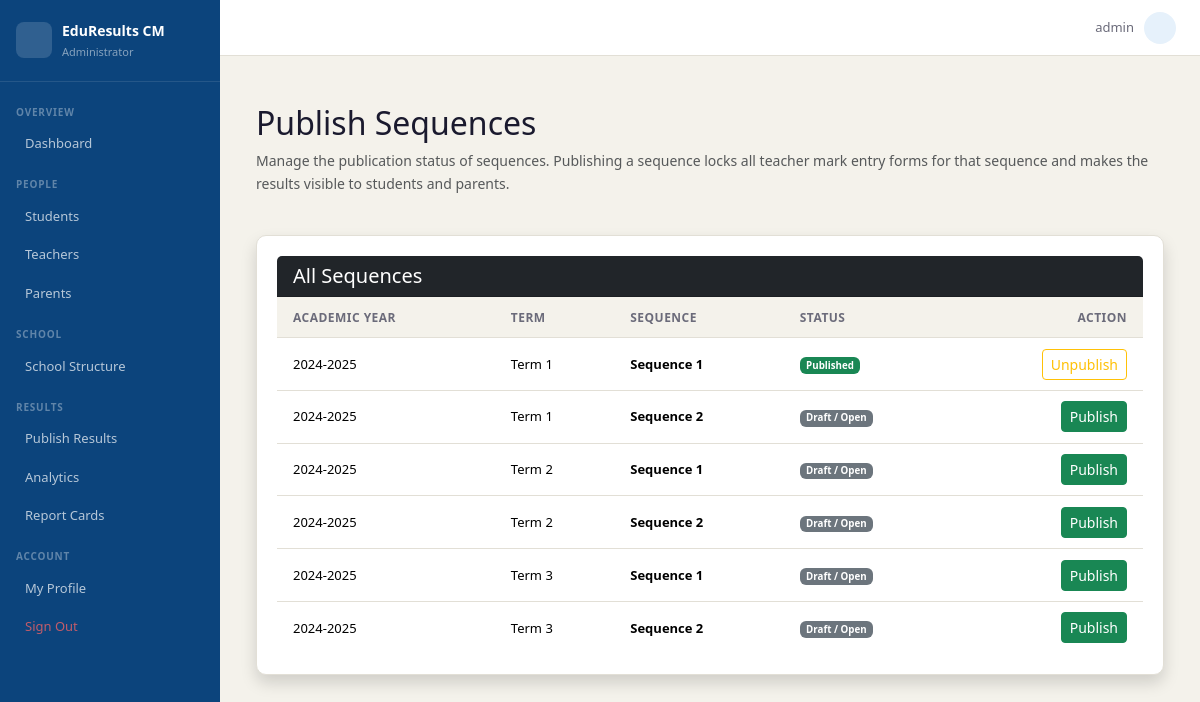
Screenshot of /school/admin/publish/ (signed in) with the database file from the repository.
### accounts/models.py (models this page shows, shortened)
class User(AbstractUser):
    ROLE_CHOICES = [
        ('admin',   'Administrator'),
        ('teacher', 'Teacher'),
        ('student', 'Student'),
        ('parent',  'Parent'),
    ]
    role = models.CharField(max_length=10, choices=ROLE_CHOICES, default='student')
    def is_admin(self):   return self.role == 'admin'

### school/models.py (models this page shows, shortened)
class Sequence(models.Model):
    SEQ_CHOICES = [('1', 'Sequence 1'), ('2', 'Sequence 2')]
    term         = models.ForeignKey(Term, on_delete=models.CASCADE,
                                     related_name='sequences')
    name         = models.CharField(max_length=1, choices=SEQ_CHOICES)
    is_published = models.BooleanField(default=False)
    class Meta:
        ordering = ['term', 'name']
        unique_together = ['term', 'name']

class Term(models.Model):
    TERM_CHOICES = [('1', 'Term 1'), ('2', 'Term 2'), ('3', 'Term 3')]
    academic_year = models.ForeignKey(AcademicYear, on_delete=models.CASCADE,
                                      related_name='terms')
    name          = models.CharField(max_length=1, choices=TERM_CHOICES)
    class Meta:
        ordering = ['academic_year', 'name']
        unique_together = ['academic_year', 'name']

class AcademicYear(models.Model):
    label      = models.CharField(max_length=20)        # e.g. "2024-2025"
    start_date = models.DateField()
    end_date   = models.DateField()
    is_active  = models.BooleanField(default=False)
    class Meta:
        ordering = ['-start_date']

### school/views.py (the view, shortened to what this page needs)
# urls.py: path('admin/publish/', views.admin_publish_sequence, name='publish_sequence'),
@login_required
@role_required('admin')
def admin_publish_sequence(request):
    sequences = Sequence.objects.all().select_related('term__academic_year').order_by(
        '-term__academic_year__start_date', 'term', 'name'
    )
    return render(request, 'school/publish_sequence.html', {
        'sequences': sequences
    })

### templates/school/publish_sequence.html (shortened to what this page needs)
{% extends 'base.html' %}
{% block content %}
<div class="container mt-4">
    <div class="row mb-4">
        <div class="col">
            <h2>Publish Sequences</h2>
            <p class="text-muted">Manage the publication status of sequences. Publishing a sequence locks all teacher mark entry forms for that sequence and makes the results visible to students and parents.</p>
        </div>
    </div>
    <div class="card shadow">
        <div class="card-header bg-dark text-white">
            <h5 class="mb-0">All Sequences</h5>
        </div>
        <div class="card-body p-0">
            <div class="table-responsive">
                <table class="table table-hover mb-0 align-middle">
                    <thead class="table-light">
                        <tr>
                            <th>Academic Year</th>
                            <th>Term</th>
                            <th>Sequence</th>
                            <th>Status</th>
                            <th class="text-end">Action</th>
                        </tr>
                    </thead>
                    <tbody>
                        {% for sequence in sequences %}
                            <tr>
                                <td>{{ sequence.term.academic_year.label }}</td>
                                <td>Term {{ sequence.term.name }}</td>
                                <td class="fw-bold">Sequence {{ sequence.name }}</td>
                                <td>
                                    {% if sequence.is_published %}
                                        <span class="badge bg-success"> Published</span>
                                    {% else %}
                                        <span class="badge bg-secondary"> Draft / Open</span>
                                    {% endif %}
                                </td>
                                <td class="text-end">
                                    <form method="post" class="d-inline">
                                        {% if sequence.is_published %}
                                            <button type="submit" name="action" value="unpublish" class="btn btn-sm btn-outline-warning" onclick="return confirm('Are you sure you want to unpublish this sequence? Marks will become editable again.');">
                                                 Unpublish
                                            </button>
                                        {% else %}
                                            <button type="submit" name="action" value="publish" class="btn btn-sm btn-success" onclick="return confirm('Are you sure you want to publish this sequence? Marks will be locked and an email notification will be sent to parents.');">
                                                 Publish
                                            </button>
                                        {% endif %}
                                    </form>
                                </td>
                            </tr>
                        {% empty %}
                            <tr>
                                <td colspan="5" class="text-center py-4">No sequences have been created yet.</td>
                            </tr>
                        {% endfor %}
                    </tbody>
                </table>
            </div>
        </div>
    </div>
</div>
{% endblock %}

### templates/base.html (shortened to what this page needs)
{% load static %}
<!DOCTYPE html>
<html lang="en">
<head>
  <link href="https://cdn.jsdelivr.net/npm/bootstrap@5.3.3/dist/css/bootstrap.min.css" rel="stylesheet">
  <link href="https://cdn.jsdelivr.net/npm/@tabler/icons-webfont@3.19.0/tabler-icons.min.css" rel="stylesheet">
  <link href="{% static 'css/main.css' %}" rel="stylesheet">
</head>
<body>
{% if user.is_authenticated %}
<div class="app-layout">
  <aside class="sidebar" id="sidebar">
    <div class="sidebar-logo">
      <div class="sidebar-logo-icon"></div>
      <div>
        <div class="sidebar-app-name">EduResults CM</div>
        <div class="sidebar-role">
          {% if user.is_admin %}Administrator
          {% elif user.is_teacher %}Teacher Portal
          {% elif user.is_student %}Student Portal
          {% elif user.is_parent %}Parent Portal
          {% endif %}
        </div>
      </div>
    </div>
    <nav class="sidebar-nav">
      {% if user.is_admin %}
      <div class="nav-section">Overview</div>
      <a href="{% url 'accounts:dashboard' %}" class="nav-item {% block nav_dashboard %}{% endblock %}">
         Dashboard
      </a>
      <div class="nav-section">People</div>
      <a href="{% url 'accounts:manage_students' %}" class="nav-item {% block nav_students %}{% endblock %}">
         Students
      </a>
      <a href="{% url 'accounts:manage_teachers' %}" class="nav-item {% block nav_teachers %}{% endblock %}">
         Teachers
      </a>
      <a href="{% url 'accounts:manage_parents' %}" class="nav-item {% block nav_parents %}{% endblock %}">
         Parents
      </a>
      <div class="nav-section">School</div>
      <a href="{% url 'school:structure' %}" class="nav-item {% block nav_structure %}{% endblock %}">
         School Structure
      </a>
      <div class="nav-section">Results</div>
      <a href="{% url 'school:publish_sequence' %}" class="nav-item {% block nav_marks %}{% endblock %}">
         Publish Results
      </a>
      <a href="{% url 'reports:analytics' %}" class="nav-item {% block nav_analytics %}{% endblock %}">
         Analytics
      </a>
      <a href="{% url 'reports:admin_hub' %}" class="nav-item {% block nav_reports %}{% endblock %}">
         Report Cards
      </a>
      {% endif %}
      <div class="nav-section">Account</div>
      <a href="{% url 'accounts:password_change' %}" class="nav-item {% block nav_profile %}{% endblock %}">
         My Profile
      </a>
      <a href="{% url 'accounts:logout' %}" class="nav-item nav-item-danger">
         Sign Out
      </a>
    </nav>
  </aside>
  <div class="main-wrapper">
    <header class="topbar">
      <div class="topbar-user">
        <span class="topbar-name">{{ user.get_full_name|default:user.username }}</span>
        <div class="topbar-avatar">{{ user.first_name|first|upper }}{{ user.last_name|first|upper }}</div>
      </div>
    </header>
    <main class="main-content">
      {% block content %}{% endblock %}
    </main>
  </div>
</div>
{% else %}
  {% block auth_content %}{% endblock %}
{% endif %}
</body>
</html>

### static/css/main.css (style rules this page uses)
:root { --navy: #0C447C; --navy-mid: #378ADD; --navy-light: #E6F1FB; --amber: #BA7517; --amber-mid: #EF9F27; --amber-light:#FAEEDA; --teal: #0F6E56; --teal-light: #E1F5EE; --red: #A32D2D; --red-light: #FCEBEB; --surface: #F4F2EB; --border: #E2DFD6; --text: #1A1A2E; --text-muted: #6B6B7A; --white: #FFFFFF; --sidebar-w: 220px; }
*, *::before, *::after { box-sizing: border-box; margin: 0; padding: 0; }
body { font-family: 'Segoe UI', Arial, sans-serif; background: var(--surface); color: var(--text); font-size: 14px; line-height: 1.6; }
a { color: var(--navy-mid); text-decoration: none; }
.app-layout { display: flex; min-height: 100vh; }
.sidebar { width: var(--sidebar-w); background: var(--navy); display: flex; flex-direction: column; flex-shrink: 0; position: fixed; top: 0; left: 0; height: 100vh; overflow-y: auto; z-index: 100; transition: transform .25s ease; }
.sidebar-logo { display: flex; align-items: center; gap: 10px; padding: 1.25rem 1rem; border-bottom: 1px solid rgba(255,255,255,.1); }
.sidebar-logo-icon { width: 36px; height: 36px; background: rgba(255,255,255,.15); border-radius: 8px; display: flex; align-items: center; justify-content: center; font-size: 18px; color: #fff; flex-shrink: 0; }
.sidebar-app-name { font-size: 14px; font-weight: 600; color: #fff; }
.sidebar-role { font-size: 11px; color: rgba(255,255,255,.5); margin-top: 1px; }
.sidebar-nav { padding: .5rem 0 1rem; flex: 1; }
.nav-section { font-size: 10px; font-weight: 600; color: rgba(255,255,255,.35); text-transform: uppercase; letter-spacing: .08em; padding: .85rem 1rem .3rem; }
.nav-item { display: flex; align-items: center; gap: 9px; padding: .55rem 1rem; font-size: 13px; color: rgba(255,255,255,.7); transition: all .15s; border-right: 3px solid transparent; }
.nav-item-danger { color: rgba(255,100,100,.75) !important; }
.main-wrapper { margin-left: var(--sidebar-w); flex: 1; display: flex; flex-direction: column; min-height: 100vh; }
.topbar { height: 56px; background: var(--white); border-bottom: 1px solid var(--border); display: flex; align-items: center; padding: 0 1.5rem; gap: 1rem; position: sticky; top: 0; z-index: 50; }
.topbar-user { display: flex; align-items: center; gap: 10px; }
.topbar-name { font-size: 13px; color: var(--text-muted); }
.topbar-avatar { width: 32px; height: 32px; background: var(--navy-light); color: var(--navy); border-radius: 50%; display: flex; align-items: center; justify-content: center; font-size: 12px; font-weight: 700; }
.main-content { padding: 1.5rem; flex: 1; }
.card { background: var(--white); border: 1px solid var(--border); border-radius: 10px; padding: 1.25rem; margin-bottom: 1rem; }
.table { margin: 0; font-size: 13px; }
.table thead th { background: var(--surface); border-bottom: 1px solid var(--border); font-weight: 600; font-size: 12px; color: var(--text-muted); text-transform: uppercase; letter-spacing: .04em; padding: .65rem 1rem; }
.table tbody td { padding: .65rem 1rem; border-bottom: 1px solid var(--border); vertical-align: middle; }
.table tbody tr:last-child td { border-bottom: none; }

### rows the page displays
User: get_full_name "admin"
Sequence: term.academic_year.label "2024-2025", term.name "1", name "1", is_published "Published"
Sequence: term.academic_year.label "2024-2025", term.name "1", name "2", is_published "Draft / Open"
Sequence: term.academic_year.label "2024-2025", term.name "2", name "1", is_published "Draft / Open"
Sequence: term.academic_year.label "2024-2025", term.name "2", name "2", is_published "Draft / Open"
Sequence: term.academic_year.label "2024-2025", term.name "3", name "1", is_published "Draft / Open"
Sequence: term.academic_year.label "2024-2025", term.name "3", name "2", is_published "Draft / Open"
